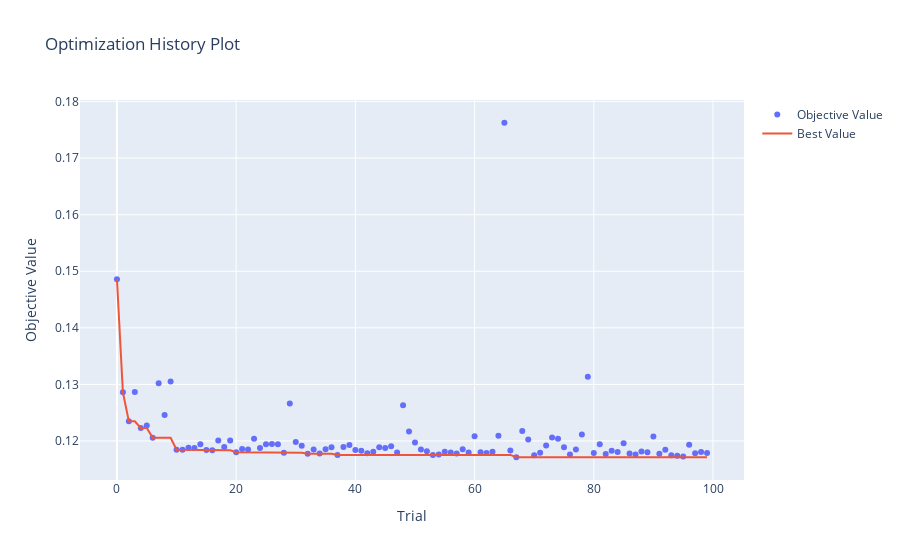

This figure's notebook cell:
### Code cell
from optuna.samplers import TPESampler

study_catboost = optuna.create_study(
    direction = "minimize",
    sampler= TPESampler(seed= random_state),
    pruner= optuna.pruners.MedianPruner(n_startup_trials= 10, n_warmup_steps= 5)
)

study_catboost.optimize(objective_catboost, n_trials= 100, show_progress_bar= True)

print(f"best params: {study_catboost.best_params}")
print(f"Best score: {study_catboost.best_value}")

optuna.visualization.plot_optimization_history(study_catboost)
